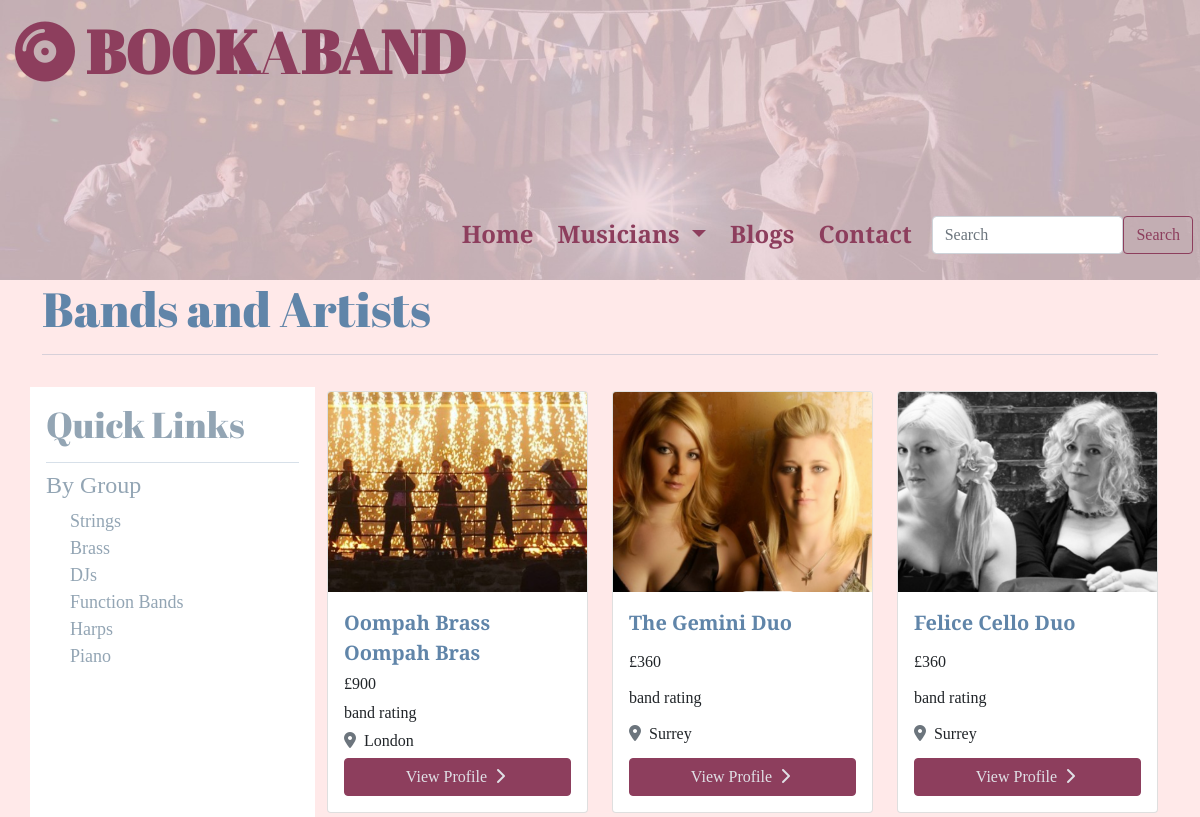
The app's page /bands/, older data.
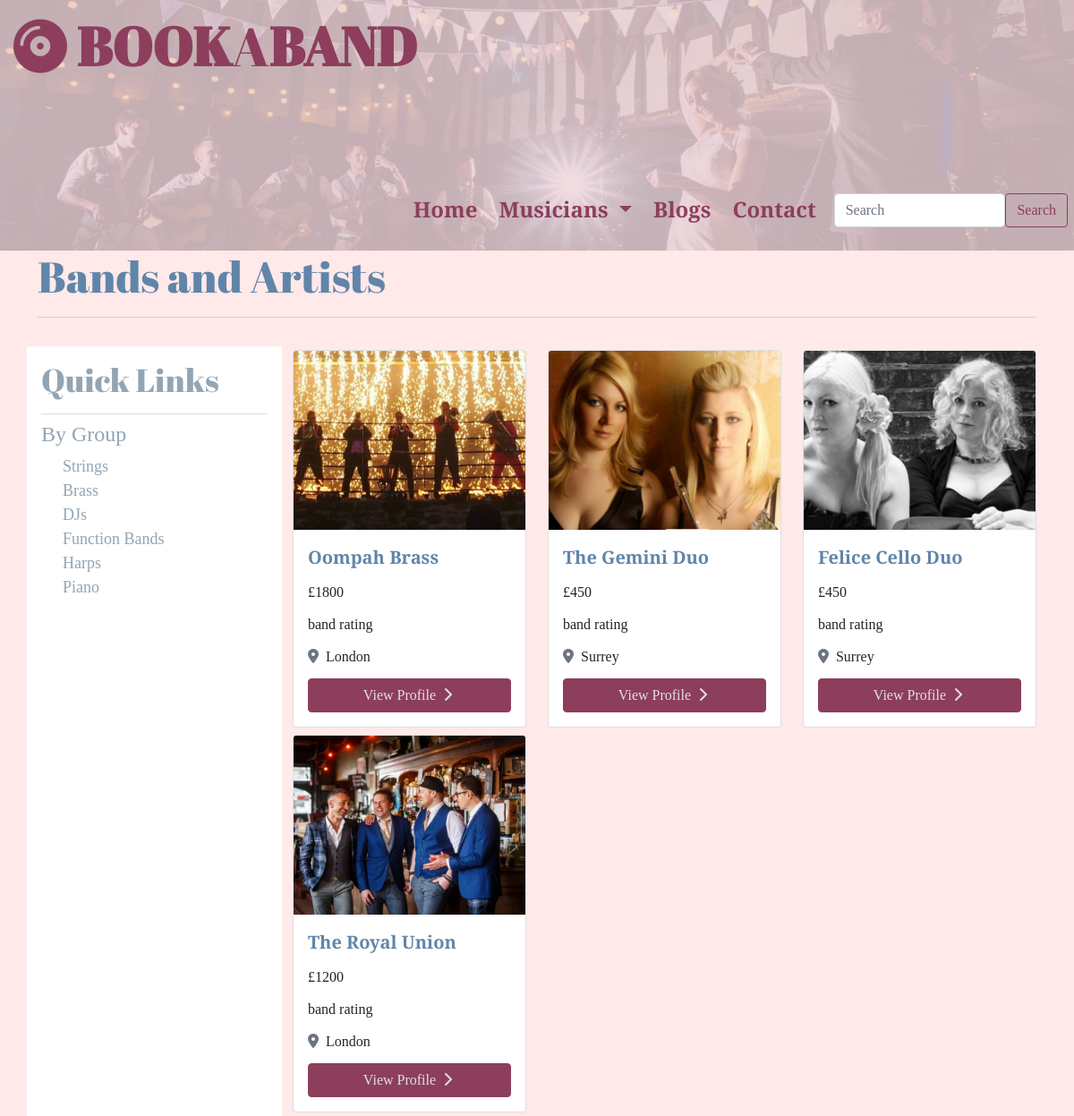
The same page, newer data.
### bands/models.py (models this page shows, shortened)
class Band(models.Model):
    category = models.ForeignKey(
        'Category', null=True, blank=True, on_delete=models.SET_NULL)
    name = models.CharField(max_length=24)
    price = models.IntegerField()
    rating = models.DecimalField(max_digits=2, decimal_places=1)
    location = models.CharField(max_length=18)
    image_one = models.ImageField(null=True, blank=True)
    image_two = models.ImageField(null=True, blank=True)
    image_three = models.ImageField(null=True, blank=True)
    image_four = models.ImageField(null=True, blank=True)
    biography = models.TextField()

### bands/views.py (the view)
# urls.py: path('', views.all_bands, name='all_bands'),
def all_bands(request):
    bands = Band.objects.all()
    return render(request, 'bands/bands.html', {'bands': bands})

### bands/templates/bands/bands.html
{% extends "base.html" %}
{% load static %}
{% block extra_css %}
<link rel="stylesheet" href="{% static 'bands/css/bands.css' %}">
  {% endblock %}
{% block page_header %}
<h2 class="text-d-blue">Bands and Artists</h2>
<hr>
{% endblock %}
{% block content %}
<div class="row">
    <div class="col-12 col-xl-3 sidebar p-3">
        <h3>Quick Links</h3>
        <hr class="mb-2">
        <h4>By Group</h4>
        <ul class="mt-2 ms-4 list-unstyled sidebar-links">
            <li><a href="">Strings</a></li>
            <li><a href="">Brass</a></li>
            <li><a href="">DJs</a></li>
            <li><a href="">Function Bands</a></li>
            <li><a href="">Harps</a></li>
            <li><a href="">Piano</a></li>
        </ul>
    </div>
    <div class="col-12 col-xl-9">
        <div class="row">
            {% for band in bands %}
            <div class="col-6 col-md-4">
                <div class="card my-1">
                    {% if band.image_one %}
                    <img src="{{ band.image_one.url }}" class="card-img-top" alt="{{ band.name }}">
                    {% else %}
                    <img src="https://mikestaff.com/wp-content/uploads/2020/12/bride-and-groom-dancing-with-guest-at-wedding-reception.jpg" class="card-img-top" alt="Generic Wedding Photo">
                    {% endif %}
                    <div class="card-body">
                        <p class="card-title m-0 text-d-blue">{{ band.name }}</p>
                        <p class="card-text m-0">£{{ band.price }}</p>
                        <p class="card-text m-0">band rating</p>
                        <p class="card-text m-0"><i class="text-muted fas fa-map-marker-alt pe-1"></i> {{ band.location }}</p>
                        <a href="{% url 'band_profile' band.id %}" class="btn btn-primary">View Profile <i class="fas fa-chevron-right px-1"></i></a>
                    </div>
                </div>
            </div>
            {% endfor %}
        </div>
    </div>
</div>
{% endblock %}

Row changes from the older to the newer data that the page shows:
changed Band: name "Oompah Brass Oompah Bras" → "Oompah Brass"; price "900" → "1800"
changed Band "The Gemini Duo": price "360" → "450"
changed Band "Felice Cello Duo": price "360" → "450"
added Band: image_one (picture), name "The Royal Union", price "1200", location "London"
